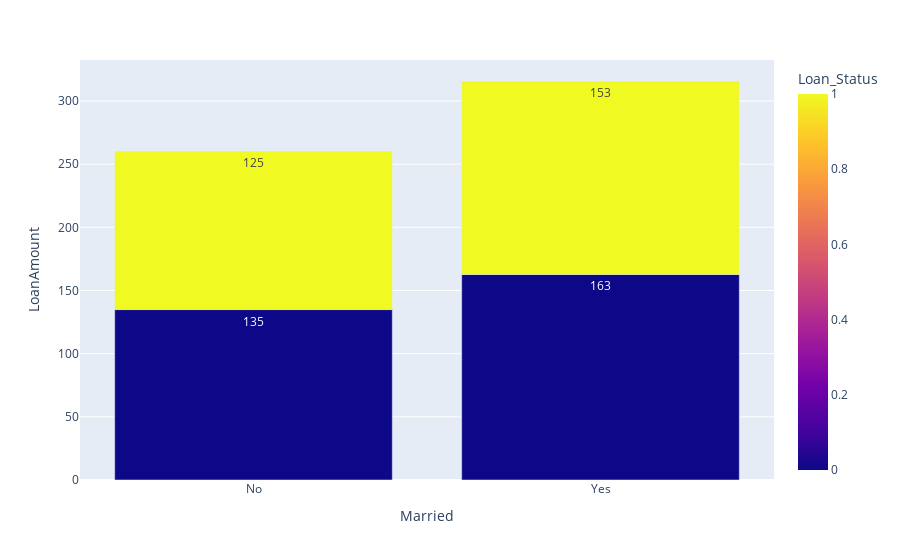

The code cell stored with this chart in its notebook:
### Code cell
per_marital=data.groupby(["Married", 'Loan_Status']).mean().reset_index()
px.bar(per_marital, x="Married", y="LoanAmount", color="Loan_Status", text_auto='.3s')

### Figure 1 — Plotly figure (JSON) as saved in the notebook; plotly's stock layout.template omitted (floating-point values rounded to 4 significant figures)
{"data": [{"alignmentgroup": "True", "hovertemplate": "Married=%{x}<br>LoanAmount=%{y}<br>Loan_Status=%{marker.color}<extra></extra>", "legendgroup": "", "marker": {"color": [0, 1, 0, 1], "coloraxis": "coloraxis", "pattern": {"shape": ""}}, "name": "", "offsetgroup": "", "orientation": "v", "showlegend": false, "textposition": "auto", "texttemplate": "%{y:.3s}", "type": "bar", "x": ["No", "No", "Yes", "Yes"], "xaxis": "x", "y": [134.9, 125.4, 162.8, 153.1], "yaxis": "y"}], "layout": {"barmode": "relative", "coloraxis": {"colorbar": {"title": {"text": "Loan_Status"}}, "colorscale": [[0, "#0d0887"], [0.1111, "#46039f"], [0.2222, "#7201a8"], [0.3333, "#9c179e"], [0.4444, "#bd3786"], [0.5556, "#d8576b"], [0.6667, "#ed7953"], [0.7778, "#fb9f3a"], [0.8889, "#fdca26"], [1, "#f0f921"]]}, "legend": {"tracegroupgap": 0}, "margin": {"t": 60}, "xaxis": {"anchor": "y", "domain": [0, 1], "title": {"text": "Married"}}, "yaxis": {"anchor": "x", "domain": [0, 1], "title": {"text": "LoanAmount"}}}}
